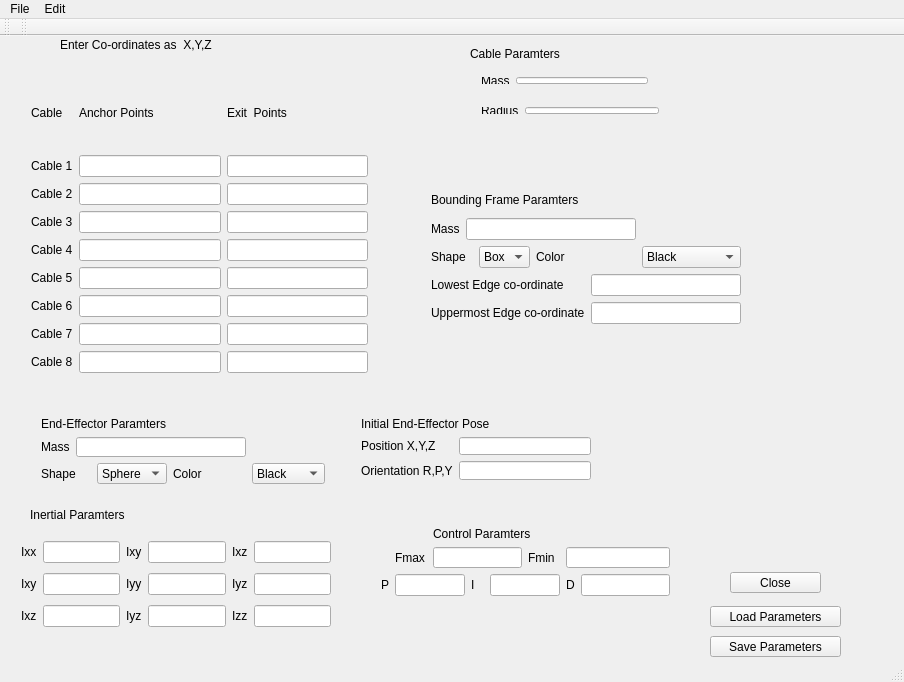
<?xml version="1.0" encoding="UTF-8"?>
<ui version="4.0">
 <class>CableDrivenParalleRobot</class>
 <widget class="QMainWindow" name="CableDrivenParalleRobot">
  <property name="enabled">
   <bool>true</bool>
  </property>
  <property name="geometry">
   <rect>
    <x>0</x>
    <y>0</y>
    <width>904</width>
    <height>682</height>
   </rect>
  </property>
  <property name="sizePolicy">
   <sizepolicy hsizetype="Fixed" vsizetype="Fixed">
    <horstretch>0</horstretch>
    <verstretch>0</verstretch>
   </sizepolicy>
  </property>
  <property name="minimumSize">
   <size>
    <width>904</width>
    <height>682</height>
   </size>
  </property>
  <property name="maximumSize">
   <size>
    <width>904</width>
    <height>682</height>
   </size>
  </property>
  <property name="windowTitle">
   <string>CableDrivenParalleRobot</string>
  </property>
  <widget class="QWidget" name="centralWidget">
   <widget class="QPushButton" name="pushButton">
    <property name="geometry">
     <rect>
      <x>730</x>
      <y>536</y>
      <width>91</width>
      <height>21</height>
     </rect>
    </property>
    <property name="text">
     <string>Close</string>
    </property>
   </widget>
   <widget class="QPushButton" name="pushButton_2">
    <property name="geometry">
     <rect>
      <x>710</x>
      <y>600</y>
      <width>131</width>
      <height>21</height>
     </rect>
    </property>
    <property name="text">
     <string>Save Parameters</string>
    </property>
   </widget>
   <widget class="QLabel" name="label_16">
    <property name="geometry">
     <rect>
      <x>470</x>
      <y>10</y>
      <width>131</width>
      <height>16</height>
     </rect>
    </property>
    <property name="text">
     <string>Cable Paramters</string>
    </property>
   </widget>
   <widget class="QWidget" name="layoutWidget">
    <property name="geometry">
     <rect>
      <x>20</x>
      <y>30</y>
      <width>359</width>
      <height>318</height>
     </rect>
    </property>
    <layout class="QGridLayout" name="gridLayout_2">
     <item row="0" column="0" colspan="3">
      <layout class="QGridLayout" name="gridLayout">
       <item row="0" column="1">
        <widget class="QLabel" name="label">
         <property name="text">
          <string>Anchor Points</string>
         </property>
        </widget>
       </item>
       <item row="0" column="2">
        <widget class="QLabel" name="label_2">
         <property name="text">
          <string>Exit  Points</string>
         </property>
        </widget>
       </item>
       <item row="1" column="0">
        <widget class="QLabel" name="label_3">
         <property name="text">
          <string>Cable 1</string>
         </property>
        </widget>
       </item>
       <item row="1" column="1">
        <widget class="QLineEdit" name="anchorpoint1"/>
       </item>
       <item row="2" column="0">
        <widget class="QLabel" name="label_4">
         <property name="text">
          <string>Cable 2</string>
         </property>
        </widget>
       </item>
       <item row="2" column="1">
        <widget class="QLineEdit" name="anchorpoint2"/>
       </item>
       <item row="2" column="2">
        <widget class="QLineEdit" name="exitpoint2"/>
       </item>
       <item row="3" column="0">
        <widget class="QLabel" name="label_5">
         <property name="text">
          <string>Cable 3</string>
         </property>
        </widget>
       </item>
       <item row="3" column="1">
        <widget class="QLineEdit" name="anchorpoint3"/>
       </item>
       <item row="0" column="0">
        <widget class="QLabel" name="label_12">
         <property name="text">
          <string>Cable</string>
         </property>
        </widget>
       </item>
       <item row="3" column="2">
        <widget class="QLineEdit" name="exitpoint3"/>
       </item>
       <item row="1" column="2">
        <widget class="QLineEdit" name="exitpoint1"/>
       </item>
      </layout>
     </item>
     <item row="1" column="0">
      <widget class="QLabel" name="label_7">
       <property name="text">
        <string>Cable 4</string>
       </property>
      </widget>
     </item>
     <item row="1" column="1">
      <widget class="QLineEdit" name="anchorpoint4"/>
     </item>
     <item row="1" column="2">
      <widget class="QLineEdit" name="exitpoint4"/>
     </item>
     <item row="2" column="0">
      <widget class="QLabel" name="label_8">
       <property name="text">
        <string>Cable 5</string>
       </property>
      </widget>
     </item>
     <item row="2" column="1">
      <widget class="QLineEdit" name="anchorpoint5"/>
     </item>
     <item row="2" column="2">
      <widget class="QLineEdit" name="exitpoint5"/>
     </item>
     <item row="3" column="0">
      <widget class="QLabel" name="label_9">
       <property name="text">
        <string>Cable 6</string>
       </property>
      </widget>
     </item>
     <item row="3" column="1">
      <widget class="QLineEdit" name="anchorpoint6"/>
     </item>
     <item row="4" column="0">
      <widget class="QLabel" name="label_10">
       <property name="text">
        <string>Cable 7</string>
       </property>
      </widget>
     </item>
     <item row="4" column="1">
      <widget class="QLineEdit" name="anchorpoint7"/>
     </item>
     <item row="4" column="2">
      <widget class="QLineEdit" name="exitpoint7"/>
     </item>
     <item row="5" column="0">
      <widget class="QLabel" name="label_11">
       <property name="text">
        <string>Cable 8</string>
       </property>
      </widget>
     </item>
     <item row="5" column="2">
      <widget class="QLineEdit" name="exitpoint8"/>
     </item>
     <item row="5" column="1">
      <widget class="QLineEdit" name="anchorpoint8"/>
     </item>
     <item row="3" column="2">
      <widget class="QLineEdit" name="exitpoint6"/>
     </item>
    </layout>
   </widget>
   <widget class="QWidget" name="layoutWidget">
    <property name="geometry">
     <rect>
      <x>470</x>
      <y>30</y>
      <width>189</width>
      <height>29</height>
     </rect>
    </property>
    <layout class="QHBoxLayout" name="horizontalLayout_3">
     <item>
      <widget class="QLabel" name="label_17">
       <property name="text">
        <string>Mass</string>
       </property>
      </widget>
     </item>
     <item>
      <widget class="QLineEdit" name="CableMass"/>
     </item>
    </layout>
   </widget>
   <widget class="QWidget" name="layoutWidget">
    <property name="geometry">
     <rect>
      <x>470</x>
      <y>60</y>
      <width>200</width>
      <height>29</height>
     </rect>
    </property>
    <layout class="QHBoxLayout" name="horizontalLayout_4">
     <item>
      <widget class="QLabel" name="label_18">
       <property name="text">
        <string>Radius</string>
       </property>
      </widget>
     </item>
     <item>
      <widget class="QLineEdit" name="CableRadius"/>
     </item>
    </layout>
   </widget>
   <widget class="QPushButton" name="pushButton_3">
    <property name="geometry">
     <rect>
      <x>710</x>
      <y>570</y>
      <width>131</width>
      <height>21</height>
     </rect>
    </property>
    <property name="text">
     <string>Load Parameters</string>
    </property>
   </widget>
   <widget class="QLabel" name="label_19">
    <property name="geometry">
     <rect>
      <x>30</x>
      <y>470</y>
      <width>121</width>
      <height>17</height>
     </rect>
    </property>
    <property name="text">
     <string>Inertial Paramters</string>
    </property>
   </widget>
   <widget class="QLabel" name="label_29">
    <property name="geometry">
     <rect>
      <x>60</x>
      <y>0</y>
      <width>191</width>
      <height>17</height>
     </rect>
    </property>
    <property name="text">
     <string>Enter Co-ordinates as  X,Y,Z</string>
    </property>
   </widget>
   <widget class="QLineEdit" name="CableMass_3">
    <property name="geometry">
     <rect>
      <x>575</x>
      <y>756</y>
      <width>81</width>
      <height>27</height>
     </rect>
    </property>
   </widget>
   <widget class="QWidget" name="layoutWidget">
    <property name="geometry">
     <rect>
      <x>10</x>
      <y>490</y>
      <width>332</width>
      <height>118</height>
     </rect>
    </property>
    <layout class="QGridLayout" name="gridLayout_3">
     <item row="1" column="2">
      <widget class="QLabel" name="label_24">
       <property name="text">
        <string>Iyy</string>
       </property>
      </widget>
     </item>
     <item row="1" column="3">
      <widget class="QLineEdit" name="Inertialyy"/>
     </item>
     <item row="2" column="0">
      <widget class="QLabel" name="label_26">
       <property name="text">
        <string>Ixz</string>
       </property>
      </widget>
     </item>
     <item row="1" column="5">
      <widget class="QLineEdit" name="Inertialyz"/>
     </item>
     <item row="2" column="2">
      <widget class="QLabel" name="label_27">
       <property name="text">
        <string>Iyz</string>
       </property>
      </widget>
     </item>
     <item row="2" column="3">
      <widget class="QLineEdit" name="Inertialyz_2"/>
     </item>
     <item row="2" column="4">
      <widget class="QLabel" name="label_25">
       <property name="text">
        <string>Izz</string>
       </property>
      </widget>
     </item>
     <item row="0" column="3">
      <widget class="QLineEdit" name="Inertialxy"/>
     </item>
     <item row="0" column="0">
      <widget class="QLabel" name="label_6">
       <property name="text">
        <string>Ixx</string>
       </property>
      </widget>
     </item>
     <item row="0" column="1">
      <widget class="QLineEdit" name="Inertialxx"/>
     </item>
     <item row="0" column="2">
      <widget class="QLabel" name="label_20">
       <property name="text">
        <string>Ixy</string>
       </property>
      </widget>
     </item>
     <item row="0" column="5">
      <widget class="QLineEdit" name="Inertialxz"/>
     </item>
     <item row="1" column="1">
      <widget class="QLineEdit" name="Inertialxy_2"/>
     </item>
     <item row="0" column="4">
      <widget class="QLabel" name="label_21">
       <property name="text">
        <string>Ixz</string>
       </property>
      </widget>
     </item>
     <item row="1" column="4">
      <widget class="QLabel" name="label_22">
       <property name="text">
        <string>Iyz</string>
       </property>
      </widget>
     </item>
     <item row="2" column="1">
      <widget class="QLineEdit" name="Inertialxz_2"/>
     </item>
     <item row="1" column="0">
      <widget class="QLabel" name="label_23">
       <property name="text">
        <string>Ixy</string>
       </property>
      </widget>
     </item>
     <item row="2" column="5">
      <widget class="QLineEdit" name="Inertialzz"/>
     </item>
    </layout>
   </widget>
   <widget class="QWidget" name="layoutWidget">
    <property name="geometry">
     <rect>
      <x>30</x>
      <y>370</y>
      <width>306</width>
      <height>89</height>
     </rect>
    </property>
    <layout class="QGridLayout" name="gridLayout_4">
     <item row="2" column="1">
      <widget class="QLabel" name="label_28">
       <property name="text">
        <string>Color</string>
       </property>
      </widget>
     </item>
     <item row="1" column="0" colspan="2">
      <layout class="QHBoxLayout" name="horizontalLayout">
       <item>
        <widget class="QLabel" name="label_13">
         <property name="text">
          <string>Mass</string>
         </property>
        </widget>
       </item>
       <item>
        <widget class="QLineEdit" name="endeffMass"/>
       </item>
      </layout>
     </item>
     <item row="2" column="2">
      <widget class="QComboBox" name="endEffShape_2">
       <item>
        <property name="text">
         <string>Black</string>
        </property>
       </item>
       <item>
        <property name="text">
         <string>Blue</string>
        </property>
       </item>
       <item>
        <property name="text">
         <string>Grey</string>
        </property>
       </item>
       <item>
        <property name="text">
         <string>Yellow</string>
        </property>
       </item>
       <item>
        <property name="text">
         <string>Green</string>
        </property>
       </item>
       <item>
        <property name="text">
         <string>White</string>
        </property>
       </item>
       <item>
        <property name="text">
         <string>Orange</string>
        </property>
       </item>
       <item>
        <property name="text">
         <string>Red</string>
        </property>
       </item>
      </widget>
     </item>
     <item row="2" column="0">
      <layout class="QHBoxLayout" name="horizontalLayout_2">
       <item>
        <widget class="QLabel" name="label_14">
         <property name="text">
          <string>Shape</string>
         </property>
        </widget>
       </item>
       <item>
        <widget class="QComboBox" name="endEffShape">
         <item>
          <property name="text">
           <string>Sphere</string>
          </property>
         </item>
         <item>
          <property name="text">
           <string>Box</string>
          </property>
         </item>
        </widget>
       </item>
      </layout>
     </item>
     <item row="0" column="0">
      <widget class="QLabel" name="label_15">
       <property name="text">
        <string>End-Effector Paramters</string>
       </property>
      </widget>
     </item>
    </layout>
   </widget>
   <widget class="QWidget" name="layoutWidget">
    <property name="geometry">
     <rect>
      <x>350</x>
      <y>370</y>
      <width>252</width>
      <height>85</height>
     </rect>
    </property>
    <layout class="QGridLayout" name="gridLayout_6">
     <item row="0" column="0" colspan="2">
      <widget class="QLabel" name="label_31">
       <property name="text">
        <string>Initial End-Effector Pose</string>
       </property>
      </widget>
     </item>
     <item row="1" column="0">
      <widget class="QLabel" name="label_37">
       <property name="text">
        <string>Position X,Y,Z</string>
       </property>
      </widget>
     </item>
     <item row="2" column="0">
      <widget class="QLabel" name="label_30">
       <property name="text">
        <string>Orientation R,P,Y</string>
       </property>
      </widget>
     </item>
     <item row="2" column="1">
      <widget class="QLineEdit" name="endeffRPY"/>
     </item>
     <item row="1" column="1">
      <widget class="QLineEdit" name="endeffPosition"/>
     </item>
    </layout>
   </widget>
   <widget class="QWidget" name="layoutWidget">
    <property name="geometry">
     <rect>
      <x>420</x>
      <y>140</y>
      <width>332</width>
      <height>159</height>
     </rect>
    </property>
    <layout class="QGridLayout" name="gridLayout_9">
     <item row="0" column="0">
      <layout class="QGridLayout" name="gridLayout_7">
       <item row="2" column="2">
        <widget class="QComboBox" name="endEffShape_5">
         <item>
          <property name="text">
           <string>Black</string>
          </property>
         </item>
         <item>
          <property name="text">
           <string>Blue</string>
          </property>
         </item>
         <item>
          <property name="text">
           <string>Grey</string>
          </property>
         </item>
         <item>
          <property name="text">
           <string>Yellow</string>
          </property>
         </item>
         <item>
          <property name="text">
           <string>Green</string>
          </property>
         </item>
         <item>
          <property name="text">
           <string>White</string>
          </property>
         </item>
         <item>
          <property name="text">
           <string>Orange</string>
          </property>
         </item>
         <item>
          <property name="text">
           <string>Red</string>
          </property>
         </item>
        </widget>
       </item>
       <item row="2" column="0">
        <layout class="QHBoxLayout" name="horizontalLayout_8">
         <item>
          <widget class="QLabel" name="label_40">
           <property name="text">
            <string>Shape</string>
           </property>
          </widget>
         </item>
         <item>
          <widget class="QComboBox" name="endEffShape_6">
           <item>
            <property name="text">
             <string>Box</string>
            </property>
           </item>
          </widget>
         </item>
        </layout>
       </item>
       <item row="1" column="0" colspan="2">
        <layout class="QHBoxLayout" name="horizontalLayout_7">
         <item>
          <widget class="QLabel" name="label_39">
           <property name="text">
            <string>Mass</string>
           </property>
          </widget>
         </item>
         <item>
          <widget class="QLineEdit" name="endeffMass_3"/>
         </item>
        </layout>
       </item>
       <item row="2" column="1">
        <widget class="QLabel" name="label_38">
         <property name="text">
          <string>Color</string>
         </property>
        </widget>
       </item>
       <item row="0" column="0" colspan="2">
        <widget class="QLabel" name="label_41">
         <property name="text">
          <string>Bounding Frame Paramters</string>
         </property>
        </widget>
       </item>
      </layout>
     </item>
     <item row="1" column="0">
      <layout class="QGridLayout" name="gridLayout_8">
       <item row="1" column="1">
        <widget class="QLineEdit" name="lowerframe"/>
       </item>
       <item row="2" column="1">
        <widget class="QLineEdit" name="upperframe"/>
       </item>
       <item row="1" column="0">
        <widget class="QLabel" name="label_43">
         <property name="text">
          <string>Lowest Edge co-ordinate</string>
         </property>
        </widget>
       </item>
       <item row="2" column="0">
        <widget class="QLabel" name="label_44">
         <property name="text">
          <string>Uppermost Edge co-ordinate</string>
         </property>
        </widget>
       </item>
      </layout>
     </item>
    </layout>
   </widget>
   <widget class="QLabel" name="label_55">
    <property name="geometry">
     <rect>
      <x>850</x>
      <y>1060</y>
      <width>41</width>
      <height>27</height>
     </rect>
    </property>
    <property name="text">
     <string>Fmin</string>
    </property>
   </widget>
   <widget class="QWidget" name="layoutWidget">
    <property name="geometry">
     <rect>
      <x>370</x>
      <y>480</y>
      <width>311</width>
      <height>91</height>
     </rect>
    </property>
    <layout class="QGridLayout" name="gridLayout_5">
     <item row="1" column="1">
      <widget class="QLabel" name="label_34">
       <property name="text">
        <string>Fmax</string>
       </property>
      </widget>
     </item>
     <item row="1" column="5">
      <widget class="QLabel" name="label_35">
       <property name="text">
        <string>Fmin</string>
       </property>
      </widget>
     </item>
     <item row="1" column="2" colspan="3">
      <widget class="QLineEdit" name="fmax"/>
     </item>
     <item row="2" column="3">
      <widget class="QLabel" name="label_54">
       <property name="text">
        <string>I</string>
       </property>
      </widget>
     </item>
     <item row="2" column="1" colspan="2">
      <widget class="QLineEdit" name="P"/>
     </item>
     <item row="1" column="6" colspan="2">
      <widget class="QLineEdit" name="fmin"/>
     </item>
     <item row="2" column="0">
      <widget class="QLabel" name="label_36">
       <property name="text">
        <string>P</string>
       </property>
      </widget>
     </item>
     <item row="2" column="7">
      <widget class="QLineEdit" name="d"/>
     </item>
     <item row="2" column="4" colspan="2">
      <widget class="QLineEdit" name="I"/>
     </item>
     <item row="2" column="6">
      <widget class="QLabel" name="label_33">
       <property name="text">
        <string>D</string>
       </property>
      </widget>
     </item>
     <item row="0" column="2" colspan="6">
      <widget class="QLabel" name="label_32">
       <property name="text">
        <string>Control Paramters</string>
       </property>
      </widget>
     </item>
    </layout>
   </widget>
   <zorder>layoutWidget</zorder>
   <zorder>layoutWidget</zorder>
   <zorder>layoutWidget</zorder>
   <zorder>pushButton</zorder>
   <zorder>pushButton_2</zorder>
   <zorder>label_16</zorder>
   <zorder>layoutWidget</zorder>
   <zorder>layoutWidget</zorder>
   <zorder>layoutWidget</zorder>
   <zorder>layoutWidget</zorder>
   <zorder>layoutWidget</zorder>
   <zorder>pushButton_3</zorder>
   <zorder>label_19</zorder>
   <zorder>label_29</zorder>
   <zorder>CableMass_3</zorder>
   <zorder>label_55</zorder>
  </widget>
  <widget class="QMenuBar" name="menuBar">
   <property name="geometry">
    <rect>
     <x>0</x>
     <y>0</y>
     <width>904</width>
     <height>25</height>
    </rect>
   </property>
   <widget class="QMenu" name="menuCDPR_Parameters">
    <property name="title">
     <string>File</string>
    </property>
    <widget class="QMenu" name="menuImport">
     <property name="title">
      <string>Import</string>
     </property>
     <addaction name="actionFile"/>
     <addaction name="actionRobot"/>
    </widget>
    <addaction name="actionNew_Window"/>
    <addaction name="actionClose"/>
    <addaction name="menuImport"/>
   </widget>
   <widget class="QMenu" name="menuEdit">
    <property name="title">
     <string>Edit</string>
    </property>
    <addaction name="actionCopy"/>
    <addaction name="actionPaste"/>
    <addaction name="actionClear"/>
   </widget>
   <addaction name="menuCDPR_Parameters"/>
   <addaction name="menuEdit"/>
  </widget>
  <widget class="QToolBar" name="mainToolBar">
   <attribute name="toolBarArea">
    <enum>TopToolBarArea</enum>
   </attribute>
   <attribute name="toolBarBreak">
    <bool>false</bool>
   </attribute>
  </widget>
  <widget class="QStatusBar" name="statusBar"/>
  <widget class="QToolBar" name="toolBar">
   <property name="windowTitle">
    <string>toolBar</string>
   </property>
   <attribute name="toolBarArea">
    <enum>TopToolBarArea</enum>
   </attribute>
   <attribute name="toolBarBreak">
    <bool>false</bool>
   </attribute>
  </widget>
  <action name="actionNew_Window">
   <property name="text">
    <string>Open</string>
   </property>
  </action>
  <action name="actionClose">
   <property name="text">
    <string>Close</string>
   </property>
  </action>
  <action name="actionFile">
   <property name="text">
    <string>File</string>
   </property>
  </action>
  <action name="actionRobot">
   <property name="text">
    <string>Robot</string>
   </property>
  </action>
  <action name="actionCopy">
   <property name="text">
    <string>Copy</string>
   </property>
  </action>
  <action name="actionPaste">
   <property name="text">
    <string>Paste</string>
   </property>
  </action>
  <action name="actionClear">
   <property name="text">
    <string>Clear</string>
   </property>
  </action>
 </widget>
 <layoutdefault spacing="6" margin="11"/>
 <resources/>
 <connections>
  <connection>
   <sender>pushButton</sender>
   <signal>clicked()</signal>
   <receiver>CableDrivenParalleRobot</receiver>
   <slot>close()</slot>
   <hints>
    <hint type="sourcelabel">
     <x>760</x>
     <y>400</y>
    </hint>
    <hint type="destinationlabel">
     <x>419</x>
     <y>131</y>
    </hint>
   </hints>
  </connection>
 </connections>
</ui>
